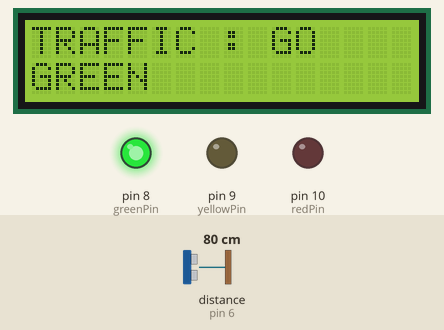
A sketch run on a simulated Arduino Uno, built with avr-gcc and run on an emulated ATmega328P. On the bench: 16×2 character LCD, output pins drawn as LEDs (lit = HIGH). Wiring (inferred from the names in the program): ultrasonic range finder: trigger pin 7; echo pin 6. Inputs (shaded band) come from the test bench; at power-on: distance to the obstacle (sensor on pin 6) 80 cm. The echo pulse lasts 58.3 µs per cm; pins used as bus, display or sensor lines are not drawn; what the sketch prints to the serial monitor is not drawn.

Above: at 3.3 s.
3.4 s: distance to the obstacle (sensor on pin 6) set to 53 cm
4.9 s: distance to the obstacle (sensor on pin 6) set to 45 cm
At 5.9 s:
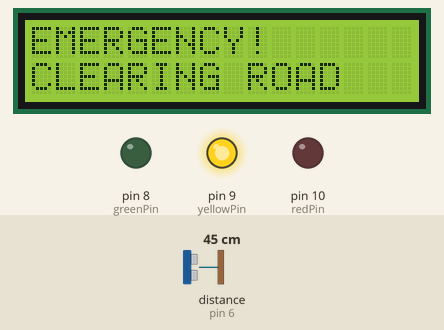
At 8.3 s:
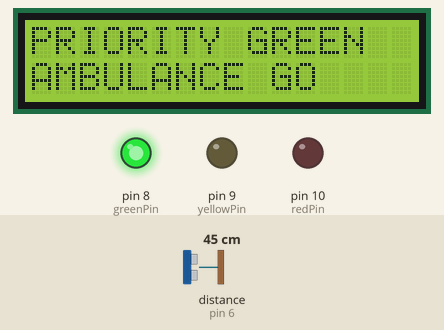
Timing chart, 0 to 20.8 s (numbered marks = the images above; inputs shaded):
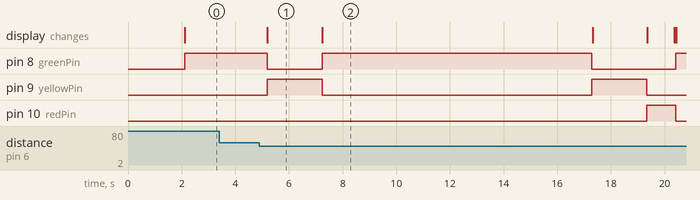

Measured:
- the behaviour switches between 51 and 50 cm on distance to the obstacle (sensor on pin 6) (found by bisection; images 0 and 1)
- after the input at 3.4 s, every drawn part: stays the same
- after the input at 4.9 s, pin 9 (yellowPin): alternates HIGH for 2.0 s and LOW for 10.1 s, starting after 0.28 s; the display: changes after 0.28 s (image 1)
- what the display in image 1 shows lasts 2.0 s, from 5.2 s to 7.2 s

The sketch:

ambulance_priority_system.ino
```cpp
#include <LiquidCrystal.h>

// LCD setup
LiquidCrystal lcd(12, 11, 5, 4, 3, 2);

// LED pins
const int redPin = 10;
const int yellowPin = 9;
const int greenPin = 8;

// Ultrasonic pins
const int trigPin = 7;
const int echoPin = 6;

// Timing constants (in milliseconds)
const int GREEN_DURATION = 5000;
const int YELLOW_DURATION = 2000;
const int RED_DURATION = 5000;
const int EMERGENCY_CROSSING_TIME = 10000;
const int EMERGENCY_WARNING_TIME = 2000;
const int NORMAL_RESET_TIME = 1500;

// Ultrasonic constants
const int MIN_DETECTION_DISTANCE = 5;   // Minimum distance to ignore noise (cm)
const int MAX_DETECTION_DISTANCE = 50;  // Maximum detection range (cm)
const int CONFIRMATION_READINGS = 3;    // Number of readings to confirm emergency

void setup() {
  lcd.begin(16, 2);
  Serial.begin(9600);

  pinMode(redPin, OUTPUT);
  pinMode(yellowPin, OUTPUT);
  pinMode(greenPin, OUTPUT);

  pinMode(trigPin, OUTPUT);
  pinMode(echoPin, INPUT);

  // Initial display
  lcd.print("SMART TRAFFIC");
  lcd.setCursor(0, 1);
  lcd.print("SYSTEM READY");

  Serial.println("=================================");
  Serial.println("SMART TRAFFIC SYSTEM INITIALIZED");
  Serial.println("=================================");
  Serial.println();

  delay(2000);
  lcd.clear();
}

void loop() {
  normalTraffic();
}

// ================= DISTANCE FUNCTION =================
long getDistance() {
  digitalWrite(trigPin, LOW);
  delayMicroseconds(2);

  digitalWrite(trigPin, HIGH);
  delayMicroseconds(10);
  digitalWrite(trigPin, LOW);

  long duration = pulseIn(echoPin, HIGH);

  // Calculate distance in cm
  long distance = duration * 0.034 / 2;

  return distance;
}

// ================= COUNTDOWN DISPLAY FUNCTION =================
void displayCountdown(String phase, int totalSeconds, int secondsLeft) {
  Serial.print("[");
  Serial.print(phase);
  Serial.print("] Time remaining: ");
  Serial.print(secondsLeft);
  Serial.println(" seconds");
}

// ================= EMERGENCY CHECK WITH CONFIRMATION =================
bool checkEmergency(int duration, String phaseName) {
  unsigned long startTime = millis();
  int totalSeconds = duration / 1000;
  int lastSecond = -1;

  Serial.println("---------------------------------");
  Serial.print("STARTING ");
  Serial.print(phaseName);
  Serial.print(" PHASE - Duration: ");
  Serial.print(totalSeconds);
  Serial.println(" seconds");
  Serial.println("---------------------------------");

  while (millis() - startTime < duration) {
    // Calculate remaining seconds
    int elapsedSeconds = (millis() - startTime) / 1000;
    int secondsLeft = totalSeconds - elapsedSeconds;

    // Display countdown every second
    if (secondsLeft != lastSecond) {
      displayCountdown(phaseName, totalSeconds, secondsLeft);
      lastSecond = secondsLeft;
    }

    long distance = getDistance();

    // Check if object is within detection range (ignoring noise)
    if (distance > MIN_DETECTION_DISTANCE && distance < MAX_DETECTION_DISTANCE) {

      Serial.print("!!! Potential emergency vehicle detected! Distance: ");
      Serial.print(distance);
      Serial.println(" cm");
      Serial.print("Confirming detection...");

      // Confirm with multiple readings to avoid false triggers
      int confirmCount = 1;  // Start with 1 for current detection

      for (int i = 1; i < CONFIRMATION_READINGS; i++) {
        delay(50);  // Small delay between readings
        long confirmDistance = getDistance();

        if (confirmDistance > MIN_DETECTION_DISTANCE && confirmDistance < MAX_DETECTION_DISTANCE) {
          confirmCount++;
        }
      }

      Serial.print(" Confirmation count: ");
      Serial.print(confirmCount);
      Serial.print("/");
      Serial.println(CONFIRMATION_READINGS);

      // If enough confirmations, trigger emergency mode
      if (confirmCount >= 2) {  // At least 2 out of 3 readings confirm
        Serial.println("!!! EMERGENCY CONFIRMED - Switching to emergency mode !!!");
        emergencyMode();
        return true;
      } else {
        Serial.println("False alarm - continuing normal operation");
      }
    }

    delay(50);  // Small delay between detection attempts
  }

  Serial.print(phaseName);
  Serial.println(" PHASE COMPLETED");
  Serial.println();

  return false;
}

// ================= NORMAL TRAFFIC =================
void normalTraffic() {

  // GREEN - Go
  digitalWrite(greenPin, HIGH);
  digitalWrite(yellowPin, LOW);
  digitalWrite(redPin, LOW);

  lcd.clear();
  lcd.print("TRAFFIC : GO");
  lcd.setCursor(0, 1);
  lcd.print("GREEN");

  if (checkEmergency(GREEN_DURATION, "GREEN")) return;

  // YELLOW - Prepare to stop
  digitalWrite(greenPin, LOW);
  digitalWrite(yellowPin, HIGH);

  lcd.clear();
  lcd.print("TRAFFIC : WAIT");
  lcd.setCursor(0, 1);
  lcd.print("YELLOW");

  if (checkEmergency(YELLOW_DURATION, "YELLOW")) return;

  // RED - Stop
  digitalWrite(yellowPin, LOW);
  digitalWrite(redPin, HIGH);

  lcd.clear();
  lcd.print("TRAFFIC : STOP");
  lcd.setCursor(0, 1);
  lcd.print("RED");

  if (checkEmergency(RED_DURATION, "RED")) return;

  // YELLOW - Prepare to go
  digitalWrite(redPin, LOW);
  digitalWrite(yellowPin, HIGH);

  lcd.clear();
  lcd.print("READY TO GO");
  lcd.setCursor(0, 1);
  lcd.print("GET READY");

  if (checkEmergency(YELLOW_DURATION, "YELLOW (PRE-GREEN)")) return;

  digitalWrite(yellowPin, LOW);
}

// ================= EMERGENCY MODE =================
void emergencyMode() {

  Serial.println("\n*** EMERGENCY MODE ACTIVATED ***");
  Serial.println("=================================");

  // Log to serial monitor
  Serial.print("Initial detection distance: ");
  Serial.print(getDistance());
  Serial.println(" cm");

  // Update LCD display
  lcd.clear();
  lcd.print("EMERGENCY!");
  lcd.setCursor(0, 1);
  lcd.print("CLEARING ROAD");

  // Turn off green if it was on
  digitalWrite(greenPin, LOW);

  // Yellow warning - alert other drivers
  digitalWrite(yellowPin, HIGH);
  digitalWrite(redPin, LOW);

  Serial.println("\n--- WARNING PHASE ---");
  for (int i = EMERGENCY_WARNING_TIME/1000; i > 0; i--) {
    Serial.print("Warning: ");
    Serial.print(i);
    Serial.println(" seconds remaining");
    delay(1000);
  }
  Serial.println("Warning phase complete\n");

  // Priority green for emergency vehicle
  digitalWrite(yellowPin, LOW);
  digitalWrite(greenPin, HIGH);

  lcd.clear();
  lcd.print("PRIORITY GREEN");
  lcd.setCursor(0, 1);
  lcd.print("AMBULANCE GO");

  Serial.println("--- PRIORITY GREEN PHASE (Ambulance Passing) ---");
  for (int i = EMERGENCY_CROSSING_TIME/1000; i > 0; i--) {
    Serial.print("Priority green: ");
    Serial.print(i);
    Serial.println(" seconds remaining");
    delay(1000);
  }
  Serial.println("Priority green phase complete\n");

  // Safe return to normal operation
  digitalWrite(greenPin, LOW);
  digitalWrite(yellowPin, HIGH);

  lcd.clear();
  lcd.print("RETURN TO");
  lcd.setCursor(0, 1);
  lcd.print("NORMAL MODE");

  Serial.println("--- RETURN TO NORMAL PHASE ---");
  for (int i = EMERGENCY_WARNING_TIME/1000; i > 0; i--) {
    Serial.print("Returning to normal: ");
    Serial.print(i);
    Serial.println(" seconds remaining");
    delay(1000);
  }
  Serial.println("Return phase complete\n");

  // Start with red when returning to normal
  digitalWrite(yellowPin, LOW);
  digitalWrite(redPin, HIGH);

  lcd.clear();
  lcd.print("NORMAL MODE");
  lcd.setCursor(0, 1);
  lcd.print("SYSTEM RESET");

  Serial.println("--- SYSTEM RESET PHASE ---");
  for (int i = NORMAL_RESET_TIME/1000; i > 0; i--) {
    Serial.print("System reset: ");
    Serial.print(i);
    Serial.println(" seconds remaining");
    delay(1000);
  }

  // Clear LCD for next cycle
  lcd.clear();

  Serial.println("=================================");
  Serial.println("EMERGENCY MODE COMPLETED");
  Serial.println("Returning to normal traffic cycle");
  Serial.println("=================================\n");
}

// ================= ADDITIONAL HELPER FUNCTIONS =================

// Function to test ultrasonic sensor
void testSensor() {
  long distance = getDistance();

  lcd.clear();
  lcd.print("Distance Test");
  lcd.setCursor(0, 1);
  lcd.print(distance);
  lcd.print(" cm");

  Serial.print("Test Distance: ");
  Serial.print(distance);
  Serial.println(" cm");

  delay(500);
}
```
